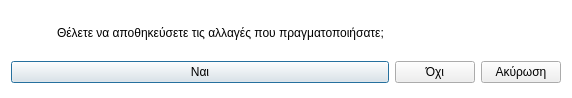
<?xml version="1.0" encoding="UTF-8"?>
<ui version="4.0">
 <class>Dialog</class>
 <widget class="QDialog" name="Dialog">
  <property name="geometry">
   <rect>
    <x>0</x>
    <y>0</y>
    <width>572</width>
    <height>98</height>
   </rect>
  </property>
  <property name="windowTitle">
   <string>Αποθήκευση αλλαγών</string>
  </property>
  <property name="windowIcon">
   <iconset resource="../../../icons.qrc">
    <normaloff>:/rest-windows/assets/images/rest-windows/question.png</normaloff>:/rest-windows/assets/images/rest-windows/question.png</iconset>
  </property>
  <property name="styleSheet">
   <string notr="true">QDialog{
	background:white;
}</string>
  </property>
  <layout class="QGridLayout" name="gridLayout_2">
   <item row="1" column="0" colspan="2">
    <widget class="QFrame" name="frame">
     <property name="styleSheet">
      <string notr="true">QFrame{border:0px;}</string>
     </property>
     <property name="frameShape">
      <enum>QFrame::StyledPanel</enum>
     </property>
     <property name="frameShadow">
      <enum>QFrame::Raised</enum>
     </property>
     <layout class="QGridLayout" name="gridLayout">
      <property name="leftMargin">
       <number>0</number>
      </property>
      <property name="topMargin">
       <number>0</number>
      </property>
      <property name="rightMargin">
       <number>0</number>
      </property>
      <property name="bottomMargin">
       <number>0</number>
      </property>
      <item row="0" column="0">
       <widget class="QPushButton" name="save">
        <property name="sizePolicy">
         <sizepolicy hsizetype="Expanding" vsizetype="Fixed">
          <horstretch>0</horstretch>
          <verstretch>0</verstretch>
         </sizepolicy>
        </property>
        <property name="text">
         <string>Ναι</string>
        </property>
        <property name="icon">
         <iconset resource="../../../icons.qrc">
          <normaloff>:/rest-windows/assets/images/rest-windows/save.png</normaloff>:/rest-windows/assets/images/rest-windows/save.png</iconset>
        </property>
       </widget>
      </item>
      <item row="0" column="1">
       <widget class="QPushButton" name="no_save">
        <property name="sizePolicy">
         <sizepolicy hsizetype="Fixed" vsizetype="Fixed">
          <horstretch>0</horstretch>
          <verstretch>0</verstretch>
         </sizepolicy>
        </property>
        <property name="text">
         <string>Όχι</string>
        </property>
       </widget>
      </item>
     </layout>
    </widget>
   </item>
   <item row="0" column="0">
    <widget class="QLabel" name="error">
     <property name="minimumSize">
      <size>
       <width>40</width>
       <height>40</height>
      </size>
     </property>
     <property name="maximumSize">
      <size>
       <width>40</width>
       <height>40</height>
      </size>
     </property>
     <property name="text">
      <string/>
     </property>
     <property name="pixmap">
      <pixmap resource="../../../icons.qrc">:/rest-windows/assets/images/rest-windows/question.png</pixmap>
     </property>
     <property name="scaledContents">
      <bool>true</bool>
     </property>
    </widget>
   </item>
   <item row="1" column="2">
    <widget class="QPushButton" name="cancel">
     <property name="sizePolicy">
      <sizepolicy hsizetype="Fixed" vsizetype="Fixed">
       <horstretch>0</horstretch>
       <verstretch>0</verstretch>
      </sizepolicy>
     </property>
     <property name="text">
      <string>Ακύρωση</string>
     </property>
    </widget>
   </item>
   <item row="0" column="1" colspan="2">
    <widget class="QLabel" name="label">
     <property name="text">
      <string>Θέλετε να αποθηκεύσετε τις αλλαγές που πραγματοποιήσατε;</string>
     </property>
     <property name="alignment">
      <set>Qt::AlignJustify|Qt::AlignVCenter</set>
     </property>
    </widget>
   </item>
  </layout>
 </widget>
 <tabstops>
  <tabstop>save</tabstop>
  <tabstop>no_save</tabstop>
  <tabstop>cancel</tabstop>
 </tabstops>
 <resources>
  <include location="../../../icons.qrc"/>
  <include location="../../../icons.qrc"/>
 </resources>
 <connections/>
</ui>
